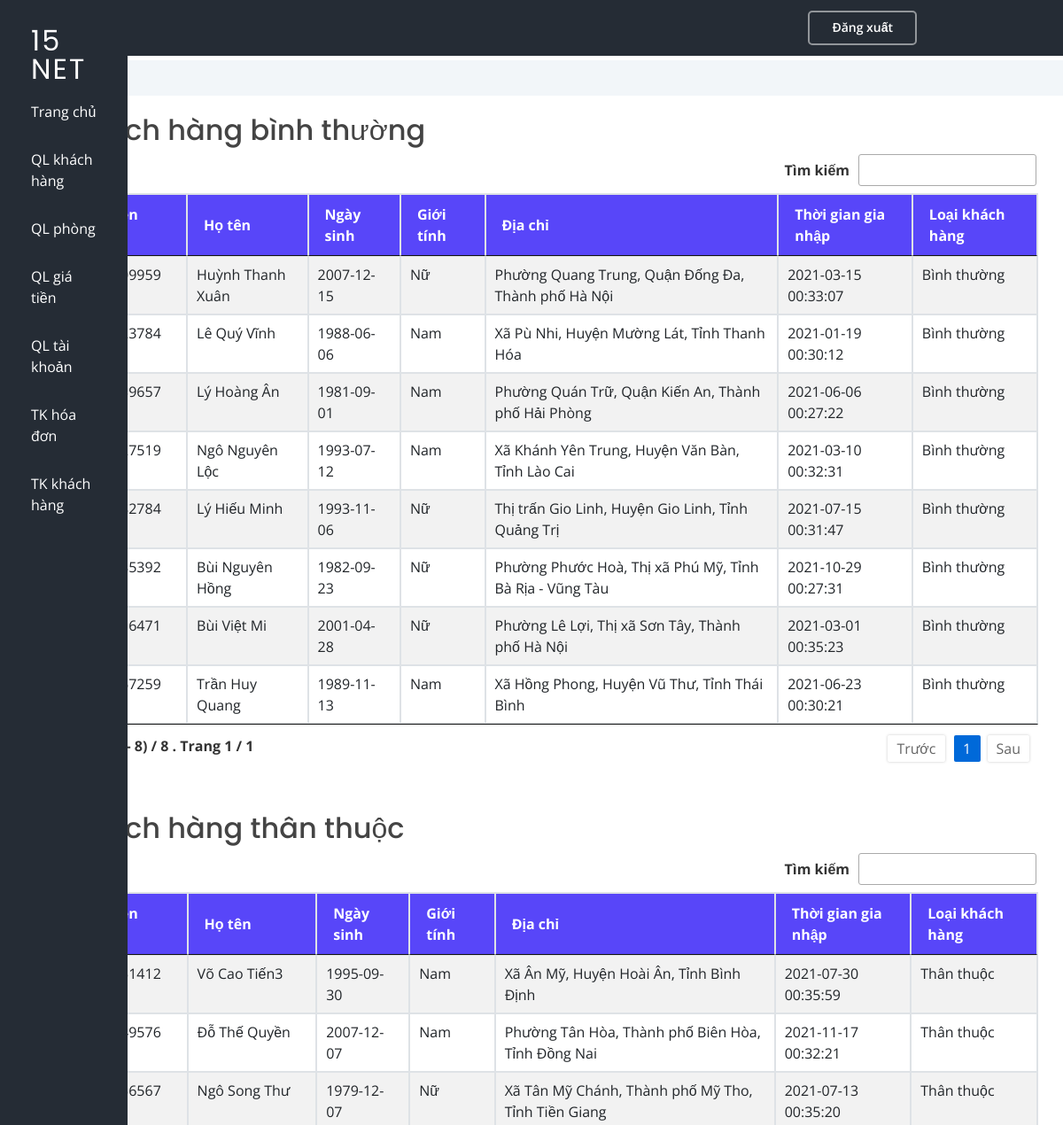
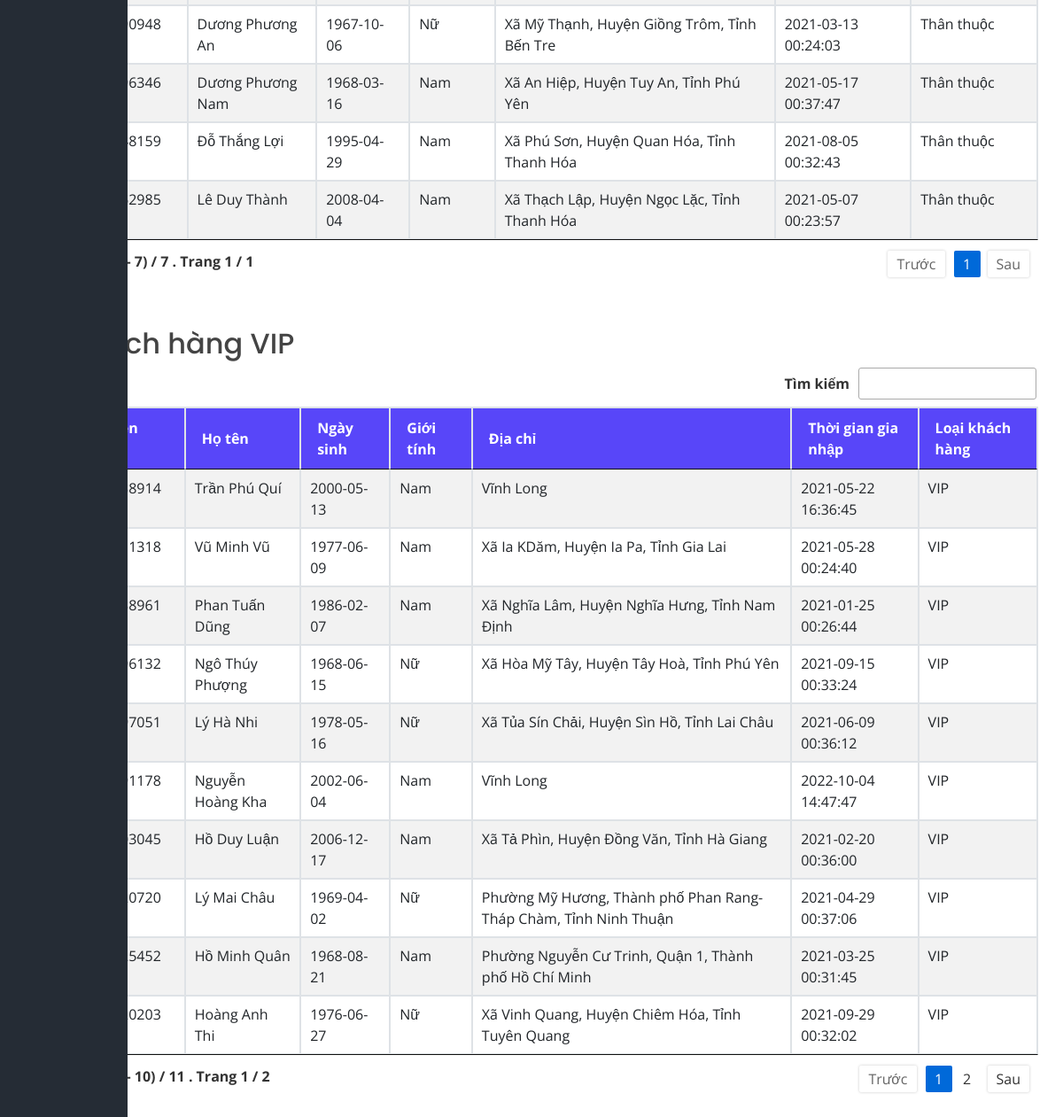
The page /thong-ke-khach-hang.php (signed in) on the database its author committed (2 pictures, top to bottom).
### tables this page shows
CREATE TABLE `thongtinkhachhang` (
  `sdt` char(10) NOT NULL COMMENT 'khóa chính',
  `hoten` varchar(255) NOT NULL,
  `ngaysinh` date DEFAULT NULL COMMENT 'ngày/tháng/năm sinh KH',
  `diachi` varchar(255) DEFAULT NULL COMMENT 'địa chỉ KH',
  `thoigiandangky` timestamp NOT NULL DEFAULT current_timestamp() COMMENT 'thời gian đăng ký KH',
  `loaikhachhang` varchar(16) NOT NULL DEFAULT 'binhthuong' COMMENT 'KH bình thường/thân thuộc/VIP',
  `gioitinh` varchar(3) DEFAULT NULL COMMENT 'giới tính KH'
);

### thong-ke-khach-hang.php (the view, shortened to what this page needs)
<?php
require_once('./include/function.php');
require_once('./header.php');
?>
<div class="row content-container mb-5">
    <h2>Khách hàng bình thường</h2>
    <table id="datatable1" style="width:100%" class="table table-striped table-bordered">
        <thead>
            <tr>
                <th>Số điện thoại</th>
                <th>Họ tên</th>
                <th>Ngày sinh</th>
                <th>Giới tính</th>
                <th>Địa chỉ</th>
                <th>Thời gian gia nhập</th>
                <th>Loại khách hàng</th>
            </tr>
        </thead>
        <tbody>
            <?php
            $querykhachhang = mysqli_query($conn, "SELECT * FROM `thongtinkhachhang` WHERE `loaikhachhang` ='Bình thường'");
            if ($querykhachhang && $querykhachhang->num_rows > 0) {
                while ($row = mysqli_fetch_assoc($querykhachhang)) {
            ?>
                    <tr>
                        <td><?= $row['sdt'] ?></td>
                        <td><?= $row['hoten'] ?></td>
                        <td><?= $row['ngaysinh'] ?></td>
                        <td><?= $row['gioitinh'] ?></td>
                        <td><?= $row['diachi'] ?></td>
                        <td><?= $row['thoigiandangky'] ?></td>
                        <td><?= $row['loaikhachhang'] ?></td>
                    </tr>
            <?php
                }
            }
            ?>
        </tbody>
    </table>
</div>
<div class="row content-container mb-5">
    <h2>Khách hàng thân thuộc</h2>
    <table id="datatable2" style="width:100%" class="table table-striped table-bordered">
        <thead>
            <tr>
                <th>Số điện thoại</th>
                <th>Họ tên</th>
                <th>Ngày sinh</th>
                <th>Giới tính</th>
                <th>Địa chỉ</th>
                <th>Thời gian gia nhập</th>
                <th>Loại khách hàng</th>
            </tr>
        </thead>
        <tbody>
            <?php
            $querykhachhang = mysqli_query($conn, "SELECT * FROM `thongtinkhachhang` WHERE `loaikhachhang` ='Thân thuộc'");
            if ($querykhachhang && $querykhachhang->num_rows > 0) {
                while ($row = mysqli_fetch_assoc($querykhachhang)) {
            ?>
                    <tr>
                        <td><?= $row['sdt'] ?></td>
                        <td><?= $row['hoten'] ?></td>
                        <td><?= $row['ngaysinh'] ?></td>
                        <td><?= $row['gioitinh'] ?></td>
                        <td><?= $row['diachi'] ?></td>
                        <td><?= $row['thoigiandangky'] ?></td>
                        <td><?= $row['loaikhachhang'] ?></td>
                    </tr>
            <?php
                }
            }
            ?>
        </tbody>
    </table>
</div>
<div class="row content-container">
    <h2>Khách hàng VIP</h2>
    <table id="datatable3" style="width:100%" class="table table-striped table-bordered">
        <thead>
            <tr>
                <th>Số điện thoại</th>
                <th>Họ tên</th>
                <th>Ngày sinh</th>
                <th>Giới tính</th>
                <th>Địa chỉ</th>
                <th>Thời gian gia nhập</th>
                <th>Loại khách hàng</th>
            </tr>
        </thead>
        <tbody>
            <?php
            $querykhachhang = mysqli_query($conn, "SELECT * FROM `thongtinkhachhang` WHERE `loaikhachhang` ='VIP'");
            if ($querykhachhang && $querykhachhang->num_rows > 0) {
                while ($row = mysqli_fetch_assoc($querykhachhang)) {
            ?>
                    <tr>
                        <td><?= $row['sdt'] ?></td>
                        <td><?= $row['hoten'] ?></td>
                        <td><?= $row['ngaysinh'] ?></td>
                        <td><?= $row['gioitinh'] ?></td>
                        <td><?= $row['diachi'] ?></td>
                        <td><?= $row['thoigiandangky'] ?></td>
                        <td><?= $row['loaikhachhang'] ?></td>
                    </tr>
            <?php
                }
            }
            ?>
        </tbody>
    </table>
</div>
<?php
require_once('./footer.php');
?>

### assets/css/styleDatatable.css (style rules this page uses)
table.dataTable { width:100%;margin:0 auto;clear:both;border-collapse:separate;border-spacing:0 }
table.dataTable thead th,table.dataTable tfoot th { font-weight:bold }
table.dataTable thead th,table.dataTable thead td { padding:10px 18px;border-bottom:1px solid #111 }
table.dataTable thead .sorting,table.dataTable thead .sorting_asc,table.dataTable thead .sorting_desc,table.dataTable thead .sorting_asc_disabled,table.dataTable thead .sorting_desc_disabled { cursor:pointer;*cursor:hand;background-repeat:no-repeat;background-position:center right }
table.dataTable tbody tr { background-color:#fff }
table.dataTable tbody th,table.dataTable tbody td { padding:8px 10px }
table.dataTable.no-footer { border-bottom:1px solid #111 }
table.dataTable,table.dataTable th,table.dataTable td { box-sizing:content-box }

### assets/css/style.css (style rules this page uses)
body { font-family: "Open Sans", sans-serif; color: #444444; cursor: url(../cursor/xanhla.cur), auto; }
h1, h2, h3, h4, h5, h6 { font-family: "Poppins", sans-serif; }
table.dataTable thead tr { background: #5846f9; color: #fff; }
table.dataTable thead th { vertical-align: middle; }
.content-container { display: flex; flex-basis: 85%; margin-left: auto; padding-left: 3%; }

### rows shown on the page
thongtinkhachhang: hoten "Huỳnh Thanh Xuân", ngaysinh "2007-12-15", gioitinh "Nữ", diachi "Phường Quang Trung, Quận Đống Đa, Thành phố Hà Nội", thoigiandangky "2021-03-15 00:33:07", loaikhachhang "Bình thường"
thongtinkhachhang: hoten "Lê Quý Vĩnh", ngaysinh "1988-06-06", gioitinh "Nam", diachi "Xã Pù Nhi, Huyện Mường Lát, Tỉnh Thanh Hóa", thoigiandangky "2021-01-19 00:30:12", loaikhachhang "Bình thường"
thongtinkhachhang: hoten "Lý Hoàng Ân", ngaysinh "1981-09-01", gioitinh "Nam", diachi "Phường Quán Trữ, Quận Kiến An, Thành phố Hải Phòng", thoigiandangky "2021-06-06 00:27:22", loaikhachhang "Bình thường"
thongtinkhachhang: hoten "Ngô Nguyên Lộc", ngaysinh "1993-07-12", gioitinh "Nam", diachi "Xã Khánh Yên Trung, Huyện Văn Bàn, Tỉnh Lào Cai", thoigiandangky "2021-03-10 00:32:31", loaikhachhang "Bình thường"
thongtinkhachhang: hoten "Lý Hiếu Minh", ngaysinh "1993-11-06", gioitinh "Nữ", diachi "Thị trấn Gio Linh, Huyện Gio Linh, Tỉnh Quảng Trị", thoigiandangky "2021-07-15 00:31:47", loaikhachhang "Bình thường"
thongtinkhachhang: hoten "Bùi Nguyên Hồng", ngaysinh "1982-09-23", gioitinh "Nữ", diachi "Phường Phước Hoà, Thị xã Phú Mỹ, Tỉnh Bà Rịa - Vũng Tàu", thoigiandangky "2021-10-29 00:27:31", loaikhachhang "Bình thường"
thongtinkhachhang: hoten "Bùi Việt Mi", ngaysinh "2001-04-28", gioitinh "Nữ", diachi "Phường Lê Lợi, Thị xã Sơn Tây, Thành phố Hà Nội", thoigiandangky "2021-03-01 00:35:23", loaikhachhang "Bình thường"
thongtinkhachhang: hoten "Trần Huy Quang", ngaysinh "1989-11-13", gioitinh "Nam", diachi "Xã Hồng Phong, Huyện Vũ Thư, Tỉnh Thái Bình", thoigiandangky "2021-06-23 00:30:21", loaikhachhang "Bình thường"
thongtinkhachhang: hoten "Võ Cao Tiến3", ngaysinh "1995-09-30", gioitinh "Nam", diachi "Xã Ân Mỹ, Huyện Hoài Ân, Tỉnh Bình Định", thoigiandangky "2021-07-30 00:35:59", loaikhachhang "Thân thuộc"
thongtinkhachhang: hoten "Đỗ Thế Quyền", ngaysinh "2007-12-07", gioitinh "Nam", diachi "Phường Tân Hòa, Thành phố Biên Hòa, Tỉnh Đồng Nai", thoigiandangky "2021-11-17 00:32:21", loaikhachhang "Thân thuộc"
thongtinkhachhang: hoten "Ngô Song Thư", ngaysinh "1979-12-07", gioitinh "Nữ", diachi "Xã Tân Mỹ Chánh, Thành phố Mỹ Tho, Tỉnh Tiền Giang", thoigiandangky "2021-07-13 00:35:20", loaikhachhang "Thân thuộc"
thongtinkhachhang: hoten "Dương Phương An", ngaysinh "1967-10-06", gioitinh "Nữ", diachi "Xã Mỹ Thạnh, Huyện Giồng Trôm, Tỉnh Bến Tre", thoigiandangky "2021-03-13 00:24:03", loaikhachhang "Thân thuộc"
thongtinkhachhang: hoten "Dương Phương Nam", ngaysinh "1968-03-16", gioitinh "Nam", diachi "Xã An Hiệp, Huyện Tuy An, Tỉnh Phú Yên", thoigiandangky "2021-05-17 00:37:47", loaikhachhang "Thân thuộc"
thongtinkhachhang: hoten "Đỗ Thắng Lợi", ngaysinh "1995-04-29", gioitinh "Nam", diachi "Xã Phú Sơn, Huyện Quan Hóa, Tỉnh Thanh Hóa", thoigiandangky "2021-08-05 00:32:43", loaikhachhang "Thân thuộc"
thongtinkhachhang: hoten "Lê Duy Thành", ngaysinh "2008-04-04", gioitinh "Nam", diachi "Xã Thạch Lập, Huyện Ngọc Lặc, Tỉnh Thanh Hóa", thoigiandangky "2021-05-07 00:23:57", loaikhachhang "Thân thuộc"
thongtinkhachhang: hoten "Trần Phú Quí", ngaysinh "2000-05-13", gioitinh "Nam", diachi "Vĩnh Long", thoigiandangky "2021-05-22 16:36:45", loaikhachhang "VIP"
thongtinkhachhang: hoten "Vũ Minh Vũ", ngaysinh "1977-06-09", gioitinh "Nam", diachi "Xã Ia KDăm, Huyện Ia Pa, Tỉnh Gia Lai", thoigiandangky "2021-05-28 00:24:40", loaikhachhang "VIP"
thongtinkhachhang: hoten "Phan Tuấn Dũng", ngaysinh "1986-02-07", gioitinh "Nam", diachi "Xã Nghĩa Lâm, Huyện Nghĩa Hưng, Tỉnh Nam Định", thoigiandangky "2021-01-25 00:26:44", loaikhachhang "VIP"
thongtinkhachhang: hoten "Ngô Thúy Phượng", ngaysinh "1968-06-15", gioitinh "Nữ", diachi "Xã Hòa Mỹ Tây, Huyện Tây Hoà, Tỉnh Phú Yên", thoigiandangky "2021-09-15 00:33:24", loaikhachhang "VIP"
thongtinkhachhang: hoten "Lý Hà Nhi", ngaysinh "1978-05-16", gioitinh "Nữ", diachi "Xã Tủa Sín Chải, Huyện Sìn Hồ, Tỉnh Lai Châu", thoigiandangky "2021-06-09 00:36:12", loaikhachhang "VIP"
thongtinkhachhang: hoten "Nguyễn Hoàng Kha", ngaysinh "2002-06-04", gioitinh "Nam", diachi "Vĩnh Long", thoigiandangky "2022-10-04 14:47:47", loaikhachhang "VIP"
thongtinkhachhang: hoten "Hồ Duy Luận", ngaysinh "2006-12-17", gioitinh "Nam", diachi "Xã Tả Phìn, Huyện Đồng Văn, Tỉnh Hà Giang", thoigiandangky "2021-02-20 00:36:00", loaikhachhang "VIP"
thongtinkhachhang: hoten "Lý Mai Châu", ngaysinh "1969-04-02", gioitinh "Nữ", diachi "Phường Mỹ Hương, Thành phố Phan Rang-Tháp Chàm, Tỉnh Ninh Thuận", thoigiandangky "2021-04-29 00:37:06", loaikhachhang "VIP"
thongtinkhachhang: hoten "Hồ Minh Quân", ngaysinh "1968-08-21", gioitinh "Nam", diachi "Phường Nguyễn Cư Trinh, Quận 1, Thành phố Hồ Chí Minh", thoigiandangky "2021-03-25 00:31:45", loaikhachhang "VIP"
thongtinkhachhang: hoten "Hoàng Anh Thi", ngaysinh "1976-06-27", gioitinh "Nữ", diachi "Xã Vinh Quang, Huyện Chiêm Hóa, Tỉnh Tuyên Quang", thoigiandangky "2021-09-29 00:32:02", loaikhachhang "VIP"
